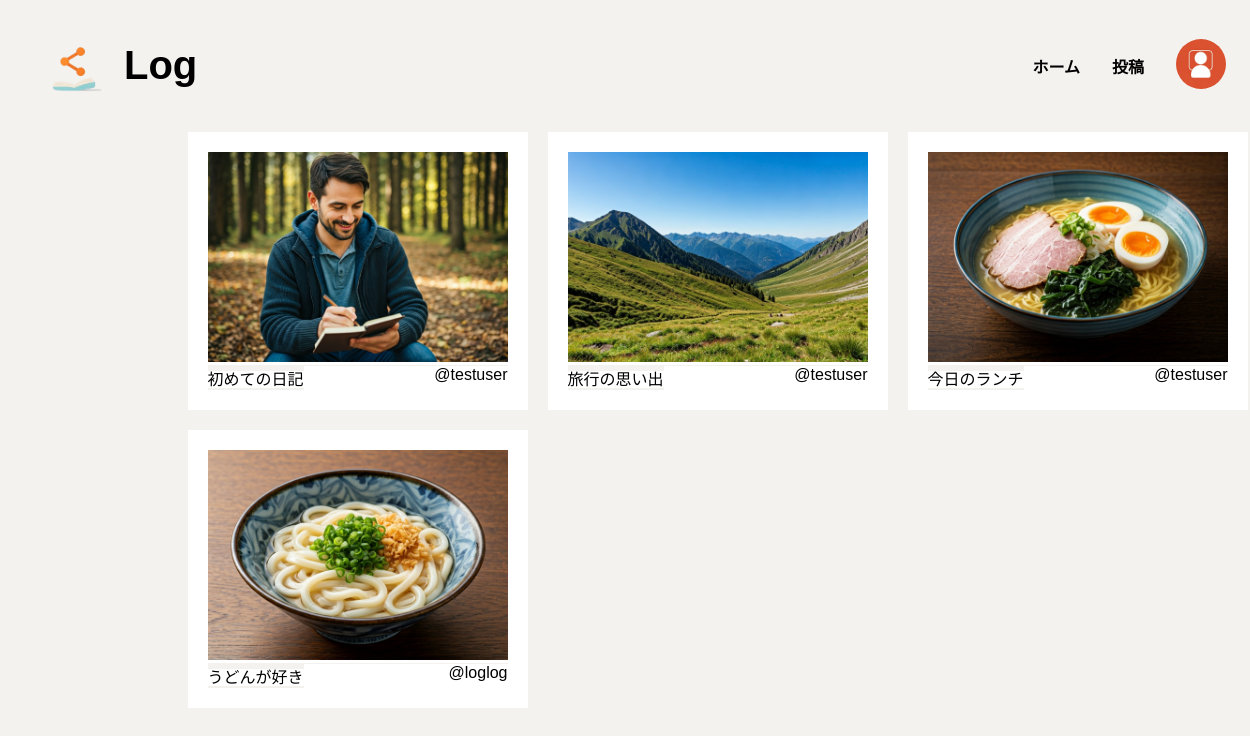
Before: / with the older database file.
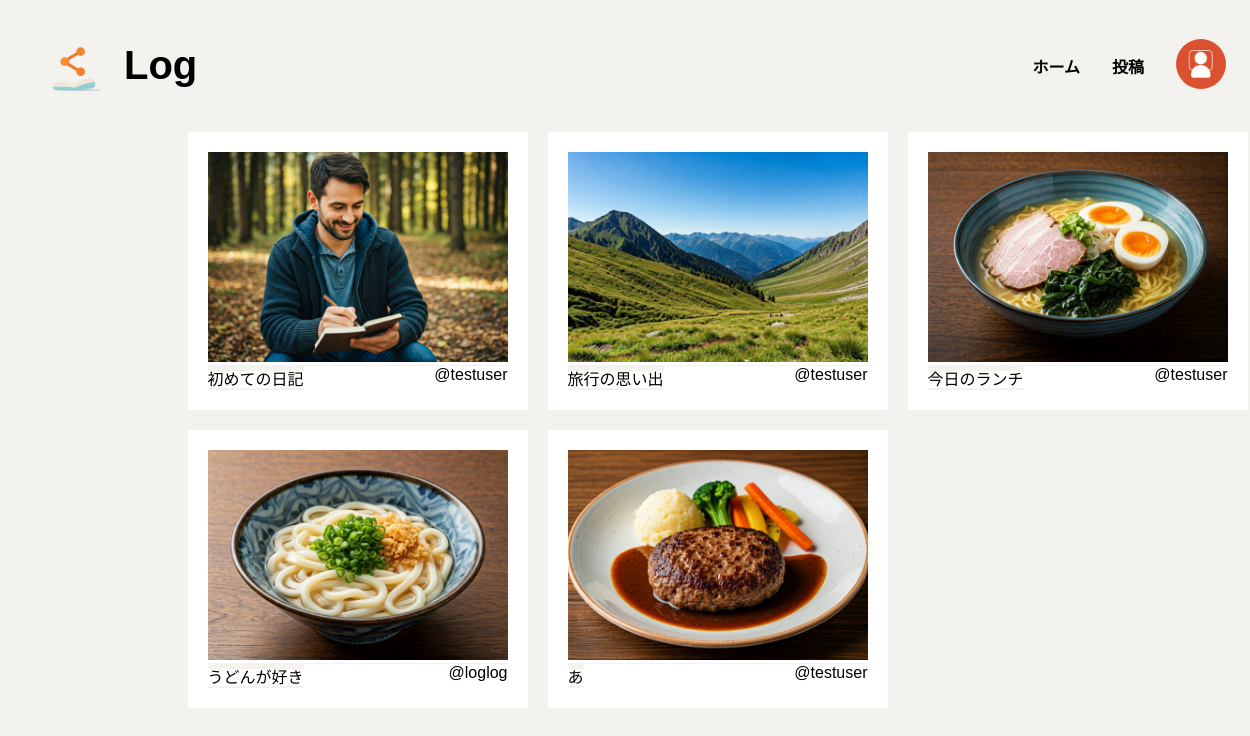
After: the same page with the newer database file.
### mylog/models.py (models this page shows, shortened)
class Log(models.Model):
    title = models.CharField('タイトル', max_length=100)
    image = models.ImageField('画像', upload_to='logs/', blank=True, null=True)
    date = models.DateField('日付', auto_now_add=True)
    author = models.ForeignKey(User, on_delete=models.CASCADE, verbose_name='作者')
    content = models.TextField('内容', blank=True, null=True)
    tags = models.ManyToManyField(Tag, related_name='タグ')

### mylog/views.py (the view)
# urls.py: path('',views.LogListView.as_view(), name='log_list'), #ホーム（日記一覧）
class LogListView(ListView):
    model = Log
    template_name = 'mylog/log_list.html'
    context_object_name = 'logs'

### templates/mylog/log_list.html (shortened to what this page needs)
{% extends 'base.html' %}
{% load static %}
{% block extra_css %}
    <link rel="stylesheet" type="text/css" href="{% static 'css/log_list.css' %}">
{% endblock %}
{% block content %}
    <div class="body">
        <div class="logs">
            {% for log in logs %}
                <div class="log">
                    {% if log.image %}
                        <div class="log_img"><a href="{% url 'mylog:log_detail' log.pk %}" class="bg-w"><img src="{{ log.image.url }}" alt="投稿画像"></a></div>
                    {% else %}
                        <div class="log_img"><a href="{% url 'mylog:log_detail' log.pk %}" class="bg-w"><img src="{% static 'images/NoImage.jpg' %}" alt="投稿画像"></a>
                    {% endif %}
                    <div class="title_user">
                        <div class="log_title"><a href="{% url 'mylog:log_detail' log.pk %}">{{ log.title }}</a></div>
                        <div class="log_user"><a href="{% url 'mylog:log_detail' log.pk %}" class="bg-w">@{{ log.author }}</a></div>
                    </div>
                </div>
            {% endfor %}
        </div>
    </div>
{% endblock %}

Changed rows visible on the page:
added Log: image (picture), title "あ", author "testuser"
